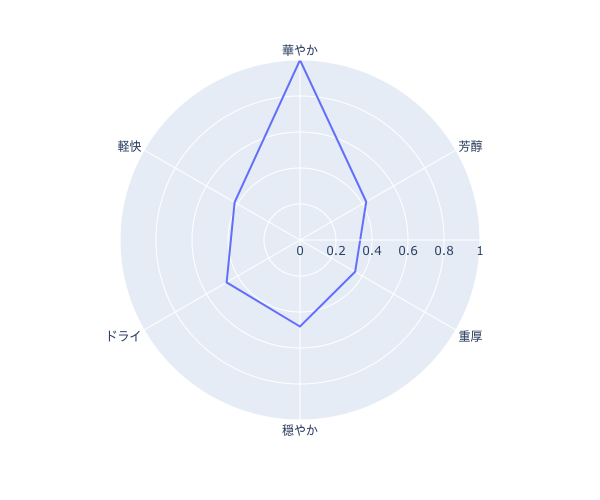

This chart was generated by the following Python code:
import pandas as pd
import plotly.express as px
import plotly.graph_objects as go
import plotly.io as io

import get_sakenowa_api

def get_flavor_chart(flavor):
    flavor_chart = [flavor]
    df = pd.DataFrame(flavor_chart)
    df = df.drop( ['brandId', 'brandName', 'flavor'], axis=1)
    df = df.rename(columns={'f1':'華やか', 'f2':'芳醇', 'f3':'重厚', 'f4':'穏やか', 'f5':'ドライ', 'f6':'軽快'}).T

    fig = px.line_polar(df, r=df[0], theta=df.index, line_close=True, range_r=[0,1])
    fig.update_layout(width=600)
    fig.write_image('flavor_chart.png')

flavor = {
    "brandId": 2,
    "f1": 1,
    "f2": 0.424835098066976,
    "f3": 0.353698484182939,
    "f4": 0.480473334729331,
    "f5": 0.47061712325654,
    "f6": 0.419411247406479,
    "flavor" : "true",
    "brandName" : "test"
    }

get_flavor_chart(flavor)
